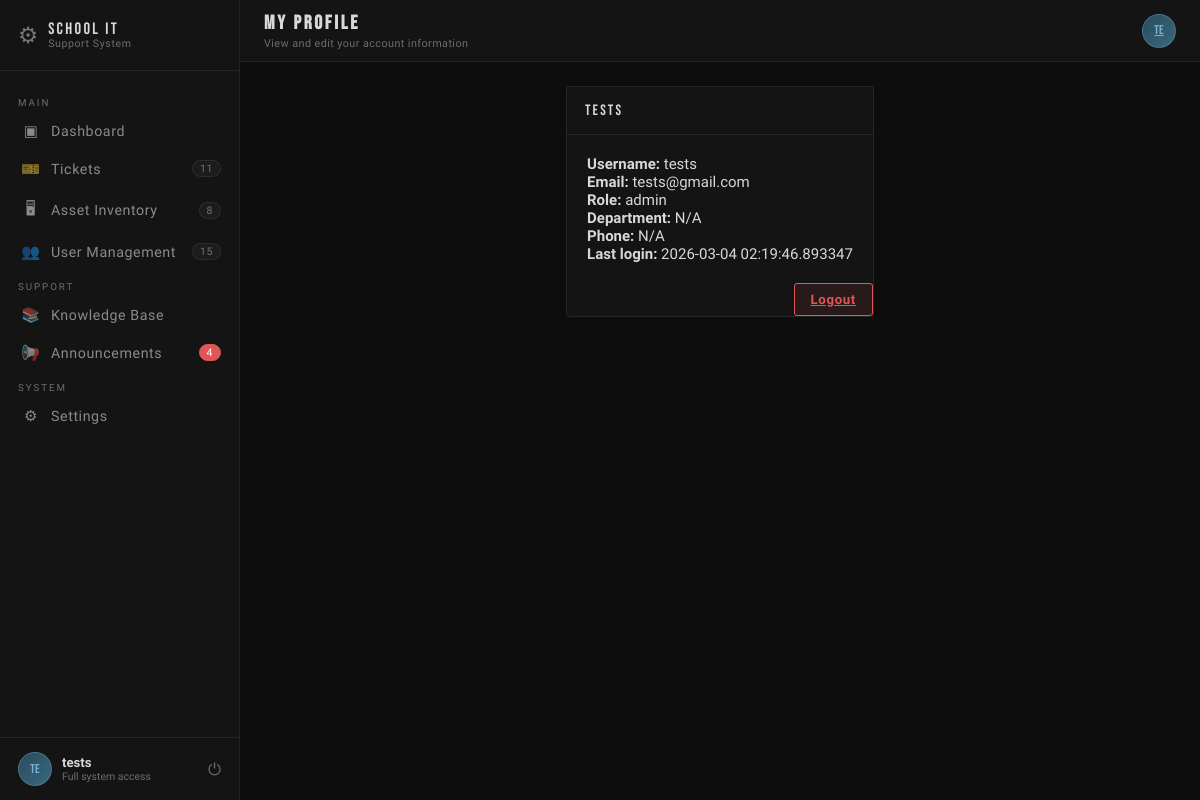
The app's page /profile (signed in), older data.
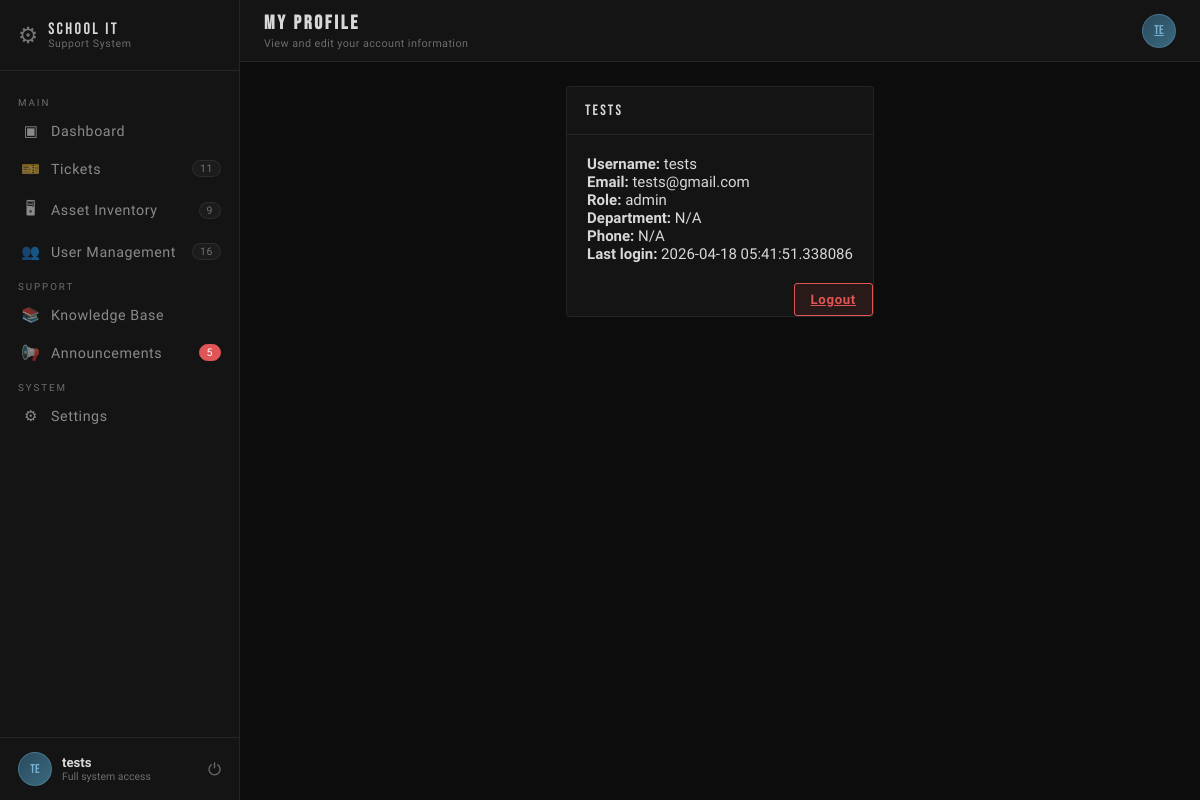
The same page, newer data.
### models.py (models this page shows, shortened)
class User(db.Model):
    __tablename__ = 'users'
    id            = db.Column(db.Integer, primary_key=True)
    username      = db.Column(db.String(80),  unique=True, nullable=False)
    email         = db.Column(db.String(120), unique=True, nullable=False)
    password_hash = db.Column(db.String(255), nullable=False)
    full_name     = db.Column(db.String(120), nullable=False)
    role_id       = db.Column(db.Integer, db.ForeignKey('roles.id'), nullable=False)
    department    = db.Column(db.String(100))
    phone         = db.Column(db.String(20))
    is_active     = db.Column(db.Boolean, default=True)
    last_login    = db.Column(db.DateTime)
    created_at    = db.Column(db.DateTime, default=datetime.utcnow)
    updated_at    = db.Column(db.DateTime, default=datetime.utcnow, onupdate=datetime.utcnow)
    role                = db.relationship('Role', back_populates='users')
    submitted_tickets   = db.relationship('Ticket', foreign_keys='Ticket.requester_id',   back_populates='requester',  lazy='dynamic')
    assigned_tickets    = db.relationship('Ticket', foreign_keys='Ticket.assigned_to_id', back_populates='assigned_to', lazy='dynamic')
    comments            = db.relationship('TicketComment',        back_populates='author',     lazy='dynamic')
    assets_assigned     = db.relationship('Asset',                back_populates='assigned_to', lazy='dynamic')
    maintenance_logs    = db.relationship('AssetMaintenance',     back_populates='performed_by', lazy='dynamic')
    kb_articles         = db.relationship('KnowledgeBaseArticle', back_populates='author',      lazy='dynamic')
    announcements       = db.relationship('Announcement',         back_populates='author',      lazy='dynamic')
    notifications       = db.relationship('Notification',         back_populates='user',        lazy='dynamic')
    audit_logs          = db.relationship('AuditLog',             back_populates='user',        lazy='dynamic')

class Role(db.Model):
    __tablename__ = 'roles'
    id          = db.Column(db.Integer, primary_key=True)
    name        = db.Column(db.String(50), unique=True, nullable=False)   # admin | it_staff | student
    description = db.Column(db.String(200))
    created_at  = db.Column(db.DateTime, default=datetime.utcnow)
    users = db.relationship('User', back_populates='role', lazy='dynamic')

### main.py (the view)
    @app.route('/profile')
    def profile_page():
        if 'user_id' not in session:
            return redirect(url_for('login'))
        from models import User
        user = User.query.get(session['user_id'])
        if not user:
            return redirect(url_for('login'))
        return render_template('profile.html', user=user)

### templates/profile.html (shortened to what this page needs)
{% extends 'base.html' %}
{% block page_heading %}My Profile{% endblock %}
{% block page_sub %}View and edit your account information{% endblock %}
{% block content %}
<div class="panel" style="max-width:600px; margin:auto">
  <div class="panel__head"><span class="panel__title">{{ user.full_name }}</span></div>
  <div class="panel__body" style="padding:20px">
    <p><strong>Username:</strong> {{ user.username }}</p>
    <p><strong>Email:</strong> {{ user.email }}</p>
    <p><strong>Role:</strong> {{ user.role.name if user.role else 'N/A' }}</p>
    <p><strong>Department:</strong> {{ user.department or 'N/A' }}</p>
    <p><strong>Phone:</strong> {{ user.phone or 'N/A' }}</p>
    <p><strong>Last login:</strong> {{ user.last_login or 'Never' }}</p>
  </div>
  <div class="panel__foot" style="text-align:right">
    <a href="{{ url_for('logout_page') }}" class="btn btn-danger">Logout</a>
  </div>
</div>
{% endblock %}

### templates/base.html (shortened to what this page needs)
<!DOCTYPE html>
<html lang="en">
<head>
  <link rel="stylesheet" href="{{ url_for('static', filename='css/pages.css') }}"/>
</head>
<body>
<aside class="sidebar" id="sidebar">
  <div class="sidebar__brand"><span class="brand-gear">⚙</span><div class="brand-text"><span class="brand-title">SCHOOL IT</span><span class="brand-sub">Support System</span></div></div>
  <nav class="sidebar__nav">
    <p class="nav-section-label">MAIN</p>
    {% if current_user and current_user.role.name != 'student' %}
    <a href="{{ url_for('dashboard') }}" class="nav-item{% if request.path == url_for('dashboard') %} active{% endif %}"><span class="nav-icon">▣</span> Dashboard</a>
    {% endif %}
    <a href="{{ url_for('tickets_page') }}" class="nav-item{% if request.path.startswith('/tickets') %} active{% endif %}"><span class="nav-icon">🎫</span> Tickets{% if ticket_count %}<span class="nav-badge">{{ ticket_count }}</span>{% endif %}</a>
    {% if current_user and current_user.role.name != 'student' %}
    <a href="{{ url_for('assets_page') }}" class="nav-item{% if request.path.startswith('/assets') %} active{% endif %}"><span class="nav-icon">🖥</span> Asset Inventory{% if asset_count %}<span class="nav-badge">{{ asset_count }}</span>{% endif %}</a>
    {% endif %}
    {% if current_user and current_user.role.name == 'admin' %}
    <a href="{{ url_for('users_page') }}" class="nav-item{% if request.path.startswith('/users') %} active{% endif %}"><span class="nav-icon">👥</span> User Management{% if user_count %}<span class="nav-badge">{{ user_count }}</span>{% endif %}</a>
    {% endif %}
    <p class="nav-section-label">SUPPORT</p>
    <a href="{{ url_for('kb_page') }}" class="nav-item{% if request.path.startswith('/kb') %} active{% endif %}"><span class="nav-icon">📚</span> Knowledge Base</a>
    <a href="{{ url_for('announcements_page') }}" class="nav-item{% if request.path.startswith('/announcements') %} active{% endif %}"><span class="nav-icon">📢</span> Announcements{% if announcement_count %}<span class="nav-badge new">{{ announcement_count }}</span>{% endif %}</a>
    <p class="nav-section-label">SYSTEM</p>
    {% if current_user and current_user.role.name != 'student' %}
    <a href="#" class="nav-item"><span class="nav-icon">⚙</span> Settings</a>
    {% endif %}
  </nav>
  <div class="sidebar__footer">
    <div class="user-avatar">{{ current_user.username[:2].upper() if current_user }}</div>
    <div class="user-meta"><span class="user-name">{{ current_user.full_name if current_user }}</span><span class="user-role">{{ current_user.role.description if current_user and current_user.role }}</span></div>
    <a href="{{ url_for('logout_page') }}" class="logout-btn">⏻</a>
  </div>
</aside>
<div class="main">
  <header class="topbar">
    <div class="topbar__left"><h2 class="page-heading">{% block page_heading %}{% endblock %}</h2><span class="page-sub">{% block page_sub %}{% endblock %}</span></div>
    <div class="topbar__right">
      <a href="{{ url_for('profile_page') }}" class="topbar-avatar" title="Profile">{{ current_user.username[:2].upper() if current_user }}</a>
    </div>
  </header>
  <div class="page-content">
    {% block content %}{% endblock %}
  </div>
</div>
</body>
</html>

Row changes from the older to the newer data that the page shows:
changed User "tests": last_login "2026-03-04 02:19:46.893347" → "2026-04-18 05:41:51.338086"
Text that changed along with them:
{{ asset_count }}: "8" → "9"
{{ user_count }}: "15" → "16"
{{ announcement_count }}: "4" → "5"
